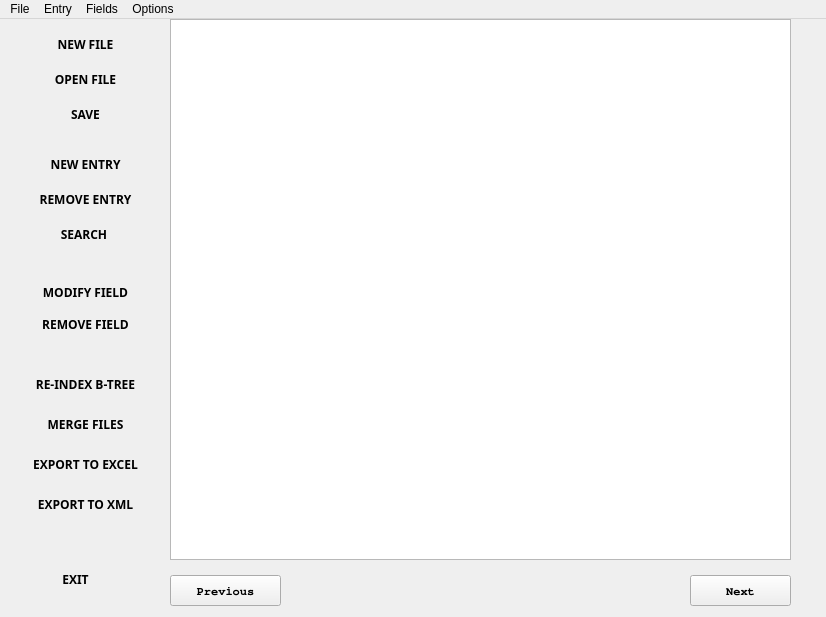
<?xml version="1.0" encoding="UTF-8"?>
<ui version="4.0">
 <class>MainWindow</class>
 <widget class="QMainWindow" name="MainWindow">
  <property name="geometry">
   <rect>
    <x>0</x>
    <y>0</y>
    <width>826</width>
    <height>617</height>
   </rect>
  </property>
  <property name="windowTitle">
   <string>Entrance</string>
  </property>
  <property name="windowIcon">
   <iconset>
    <normaloff>Images/database.png</normaloff>Images/database.png</iconset>
  </property>
  <widget class="QWidget" name="centralwidget">
   <widget class="QPushButton" name="bNewFile">
    <property name="geometry">
     <rect>
      <x>10</x>
      <y>10</y>
      <width>151</width>
      <height>31</height>
     </rect>
    </property>
    <property name="font">
     <font>
      <family>KacstPen</family>
      <weight>75</weight>
      <bold>true</bold>
     </font>
    </property>
    <property name="text">
     <string>NEW FILE</string>
    </property>
    <property name="icon">
     <iconset>
      <normaloff>Images/open-add-folder.png</normaloff>Images/open-add-folder.png</iconset>
    </property>
    <property name="iconSize">
     <size>
      <width>28</width>
      <height>28</height>
     </size>
    </property>
    <property name="flat">
     <bool>true</bool>
    </property>
   </widget>
   <widget class="QPushButton" name="bNewFile_2">
    <property name="geometry">
     <rect>
      <x>590</x>
      <y>560</y>
      <width>151</width>
      <height>31</height>
     </rect>
    </property>
    <property name="text">
     <string/>
    </property>
    <property name="flat">
     <bool>true</bool>
    </property>
   </widget>
   <widget class="QPushButton" name="bOpenFile">
    <property name="geometry">
     <rect>
      <x>10</x>
      <y>40</y>
      <width>151</width>
      <height>41</height>
     </rect>
    </property>
    <property name="font">
     <font>
      <family>KacstPen</family>
      <weight>75</weight>
      <bold>true</bold>
     </font>
    </property>
    <property name="text">
     <string>OPEN FILE</string>
    </property>
    <property name="icon">
     <iconset>
      <normaloff>Images/open-folder.png</normaloff>Images/open-folder.png</iconset>
    </property>
    <property name="iconSize">
     <size>
      <width>28</width>
      <height>28</height>
     </size>
    </property>
    <property name="flat">
     <bool>true</bool>
    </property>
   </widget>
   <widget class="QPushButton" name="bSave">
    <property name="geometry">
     <rect>
      <x>10</x>
      <y>80</y>
      <width>151</width>
      <height>31</height>
     </rect>
    </property>
    <property name="font">
     <font>
      <family>KacstPen</family>
      <weight>75</weight>
      <bold>true</bold>
     </font>
    </property>
    <property name="text">
     <string>SAVE</string>
    </property>
    <property name="icon">
     <iconset>
      <normaloff>Images/save.png</normaloff>Images/save.png</iconset>
    </property>
    <property name="iconSize">
     <size>
      <width>28</width>
      <height>28</height>
     </size>
    </property>
    <property name="flat">
     <bool>true</bool>
    </property>
   </widget>
   <widget class="QPushButton" name="bExit">
    <property name="geometry">
     <rect>
      <x>10</x>
      <y>540</y>
      <width>131</width>
      <height>41</height>
     </rect>
    </property>
    <property name="font">
     <font>
      <family>KacstPen</family>
      <weight>75</weight>
      <bold>true</bold>
     </font>
    </property>
    <property name="text">
     <string>EXIT</string>
    </property>
    <property name="icon">
     <iconset>
      <normaloff>Images/emergency-exit (1).png</normaloff>Images/emergency-exit (1).png</iconset>
    </property>
    <property name="iconSize">
     <size>
      <width>34</width>
      <height>34</height>
     </size>
    </property>
    <property name="flat">
     <bool>true</bool>
    </property>
   </widget>
   <widget class="QTableWidget" name="tableWidget">
    <property name="enabled">
     <bool>true</bool>
    </property>
    <property name="geometry">
     <rect>
      <x>170</x>
      <y>0</y>
      <width>621</width>
      <height>541</height>
     </rect>
    </property>
    <property name="editTriggers">
     <set>QAbstractItemView::NoEditTriggers</set>
    </property>
   </widget>
   <widget class="QPushButton" name="Next_button">
    <property name="geometry">
     <rect>
      <x>690</x>
      <y>556</y>
      <width>101</width>
      <height>31</height>
     </rect>
    </property>
    <property name="font">
     <font>
      <family>Nimbus Mono L</family>
      <weight>75</weight>
      <bold>true</bold>
     </font>
    </property>
    <property name="text">
     <string>Next</string>
    </property>
    <property name="icon">
     <iconset>
      <normaloff>Images/3d-forward-arrow.png</normaloff>Images/3d-forward-arrow.png</iconset>
    </property>
    <property name="iconSize">
     <size>
      <width>24</width>
      <height>24</height>
     </size>
    </property>
   </widget>
   <widget class="QPushButton" name="Previous_button">
    <property name="geometry">
     <rect>
      <x>170</x>
      <y>556</y>
      <width>111</width>
      <height>31</height>
     </rect>
    </property>
    <property name="font">
     <font>
      <family>Nimbus Mono L</family>
      <weight>75</weight>
      <bold>true</bold>
     </font>
    </property>
    <property name="text">
     <string>Previous</string>
    </property>
    <property name="icon">
     <iconset>
      <normaloff>Images/left-arrow-sketch.png</normaloff>Images/left-arrow-sketch.png</iconset>
    </property>
    <property name="iconSize">
     <size>
      <width>24</width>
      <height>24</height>
     </size>
    </property>
    <property name="autoDefault">
     <bool>false</bool>
    </property>
    <property name="default">
     <bool>false</bool>
    </property>
   </widget>
   <widget class="QPushButton" name="bNewEntry">
    <property name="geometry">
     <rect>
      <x>10</x>
      <y>130</y>
      <width>151</width>
      <height>31</height>
     </rect>
    </property>
    <property name="font">
     <font>
      <family>KacstPen</family>
      <weight>75</weight>
      <bold>true</bold>
     </font>
    </property>
    <property name="text">
     <string>NEW ENTRY</string>
    </property>
    <property name="icon">
     <iconset>
      <normaloff>Images/round-add-button.png</normaloff>Images/round-add-button.png</iconset>
    </property>
    <property name="iconSize">
     <size>
      <width>24</width>
      <height>24</height>
     </size>
    </property>
    <property name="flat">
     <bool>true</bool>
    </property>
   </widget>
   <widget class="QPushButton" name="bRemoveEntry">
    <property name="geometry">
     <rect>
      <x>10</x>
      <y>160</y>
      <width>151</width>
      <height>41</height>
     </rect>
    </property>
    <property name="font">
     <font>
      <family>KacstPen</family>
      <weight>75</weight>
      <bold>true</bold>
     </font>
    </property>
    <property name="text">
     <string>REMOVE ENTRY</string>
    </property>
    <property name="icon">
     <iconset>
      <normaloff>Images/round-remove-button.png</normaloff>Images/round-remove-button.png</iconset>
    </property>
    <property name="iconSize">
     <size>
      <width>24</width>
      <height>24</height>
     </size>
    </property>
    <property name="flat">
     <bool>true</bool>
    </property>
   </widget>
   <widget class="QPushButton" name="bSearch">
    <property name="geometry">
     <rect>
      <x>10</x>
      <y>200</y>
      <width>151</width>
      <height>31</height>
     </rect>
    </property>
    <property name="font">
     <font>
      <family>KacstOne</family>
      <weight>75</weight>
      <bold>true</bold>
     </font>
    </property>
    <property name="text">
     <string>SEARCH </string>
    </property>
    <property name="icon">
     <iconset>
      <normaloff>Images/musica-searcher.png</normaloff>Images/musica-searcher.png</iconset>
    </property>
    <property name="iconSize">
     <size>
      <width>24</width>
      <height>24</height>
     </size>
    </property>
    <property name="flat">
     <bool>true</bool>
    </property>
   </widget>
   <widget class="QPushButton" name="bModifyField">
    <property name="geometry">
     <rect>
      <x>10</x>
      <y>260</y>
      <width>151</width>
      <height>27</height>
     </rect>
    </property>
    <property name="font">
     <font>
      <family>KacstPen</family>
      <weight>75</weight>
      <bold>true</bold>
     </font>
    </property>
    <property name="text">
     <string>MODIFY FIELD</string>
    </property>
    <property name="icon">
     <iconset>
      <normaloff>Images/edit.png</normaloff>Images/edit.png</iconset>
    </property>
    <property name="iconSize">
     <size>
      <width>24</width>
      <height>24</height>
     </size>
    </property>
    <property name="flat">
     <bool>true</bool>
    </property>
   </widget>
   <widget class="QPushButton" name="bRemoveField">
    <property name="geometry">
     <rect>
      <x>10</x>
      <y>290</y>
      <width>151</width>
      <height>31</height>
     </rect>
    </property>
    <property name="font">
     <font>
      <family>KacstPen</family>
      <weight>75</weight>
      <bold>true</bold>
     </font>
    </property>
    <property name="text">
     <string>REMOVE FIELD</string>
    </property>
    <property name="icon">
     <iconset>
      <normaloff>Images/rubbish.png</normaloff>Images/rubbish.png</iconset>
    </property>
    <property name="iconSize">
     <size>
      <width>24</width>
      <height>24</height>
     </size>
    </property>
    <property name="flat">
     <bool>true</bool>
    </property>
   </widget>
   <widget class="QPushButton" name="bExportExcel">
    <property name="geometry">
     <rect>
      <x>10</x>
      <y>430</y>
      <width>151</width>
      <height>31</height>
     </rect>
    </property>
    <property name="font">
     <font>
      <family>KacstPen</family>
      <weight>75</weight>
      <bold>true</bold>
     </font>
    </property>
    <property name="text">
     <string>EXPORT TO EXCEL</string>
    </property>
    <property name="icon">
     <iconset>
      <normaloff>Images/excel.png</normaloff>Images/excel.png</iconset>
    </property>
    <property name="iconSize">
     <size>
      <width>24</width>
      <height>24</height>
     </size>
    </property>
    <property name="flat">
     <bool>true</bool>
    </property>
   </widget>
   <widget class="QPushButton" name="bExportXml">
    <property name="geometry">
     <rect>
      <x>10</x>
      <y>470</y>
      <width>151</width>
      <height>31</height>
     </rect>
    </property>
    <property name="font">
     <font>
      <family>KacstPen</family>
      <weight>75</weight>
      <bold>true</bold>
     </font>
    </property>
    <property name="text">
     <string>EXPORT TO XML</string>
    </property>
    <property name="icon">
     <iconset>
      <normaloff>Images/xml.png</normaloff>Images/xml.png</iconset>
    </property>
    <property name="iconSize">
     <size>
      <width>24</width>
      <height>24</height>
     </size>
    </property>
    <property name="flat">
     <bool>true</bool>
    </property>
   </widget>
   <widget class="QPushButton" name="bMergeFiles">
    <property name="geometry">
     <rect>
      <x>10</x>
      <y>390</y>
      <width>151</width>
      <height>31</height>
     </rect>
    </property>
    <property name="font">
     <font>
      <family>KacstPen</family>
      <weight>75</weight>
      <bold>true</bold>
     </font>
    </property>
    <property name="text">
     <string>MERGE FILES</string>
    </property>
    <property name="icon">
     <iconset>
      <normaloff>Images/archive.png</normaloff>Images/archive.png</iconset>
    </property>
    <property name="iconSize">
     <size>
      <width>24</width>
      <height>24</height>
     </size>
    </property>
    <property name="flat">
     <bool>true</bool>
    </property>
   </widget>
   <widget class="QPushButton" name="bReIndexBtree">
    <property name="geometry">
     <rect>
      <x>10</x>
      <y>350</y>
      <width>151</width>
      <height>31</height>
     </rect>
    </property>
    <property name="font">
     <font>
      <family>KacstPen</family>
      <weight>75</weight>
      <bold>true</bold>
     </font>
    </property>
    <property name="text">
     <string>RE-INDEX B-TREE</string>
    </property>
    <property name="icon">
     <iconset>
      <normaloff>Images/algorithm.png</normaloff>Images/algorithm.png</iconset>
    </property>
    <property name="iconSize">
     <size>
      <width>24</width>
      <height>24</height>
     </size>
    </property>
    <property name="flat">
     <bool>true</bool>
    </property>
   </widget>
  </widget>
  <widget class="QMenuBar" name="menubar">
   <property name="geometry">
    <rect>
     <x>0</x>
     <y>0</y>
     <width>826</width>
     <height>25</height>
    </rect>
   </property>
   <widget class="QMenu" name="menuFile">
    <property name="title">
     <string>File</string>
    </property>
    <addaction name="actionNew_File"/>
    <addaction name="actionOpen"/>
    <addaction name="actionSave"/>
    <addaction name="separator"/>
    <addaction name="actionExit"/>
   </widget>
   <widget class="QMenu" name="menuStructure">
    <property name="title">
     <string>Entry</string>
    </property>
    <addaction name="actionNew_Structure"/>
    <addaction name="actionEdit_Structure"/>
    <addaction name="actionSearch"/>
   </widget>
   <widget class="QMenu" name="menuOptions">
    <property name="title">
     <string>Options</string>
    </property>
    <widget class="QMenu" name="menuExport">
     <property name="title">
      <string>Export </string>
     </property>
     <addaction name="actionExcel"/>
     <addaction name="actionXML"/>
    </widget>
    <widget class="QMenu" name="menuIndex">
     <property name="title">
      <string>Index</string>
     </property>
     <addaction name="actionRe_Index_Files"/>
    </widget>
    <addaction name="menuExport"/>
    <addaction name="actionMerge_Files"/>
    <addaction name="menuIndex"/>
   </widget>
   <widget class="QMenu" name="menuFields">
    <property name="title">
     <string>Fields</string>
    </property>
    <addaction name="actionModify_fields"/>
    <addaction name="actionRemove_fields"/>
   </widget>
   <addaction name="menuFile"/>
   <addaction name="menuStructure"/>
   <addaction name="menuFields"/>
   <addaction name="menuOptions"/>
  </widget>
  <action name="actionOpen">
   <property name="text">
    <string>Open File</string>
   </property>
   <property name="shortcut">
    <string>Ctrl+O</string>
   </property>
  </action>
  <action name="actionExit">
   <property name="text">
    <string>Exit</string>
   </property>
   <property name="shortcut">
    <string>Ctrl+Q</string>
   </property>
  </action>
  <action name="actionSave">
   <property name="text">
    <string>Save File</string>
   </property>
   <property name="shortcut">
    <string>Ctrl+S</string>
   </property>
  </action>
  <action name="actionNew_Structure">
   <property name="text">
    <string>New Entry</string>
   </property>
   <property name="shortcut">
    <string>Alt+S</string>
   </property>
  </action>
  <action name="actionEdit_Structure">
   <property name="text">
    <string>Remove Entry</string>
   </property>
   <property name="shortcut">
    <string>Alt+E</string>
   </property>
  </action>
  <action name="actionExcel">
   <property name="text">
    <string>Excel</string>
   </property>
  </action>
  <action name="actionXML">
   <property name="text">
    <string>XML</string>
   </property>
  </action>
  <action name="actionAdd">
   <property name="text">
    <string>Add</string>
   </property>
  </action>
  <action name="actionRemove">
   <property name="text">
    <string>Remove</string>
   </property>
  </action>
  <action name="actionNew_File">
   <property name="text">
    <string>New File</string>
   </property>
  </action>
  <action name="actionMerge_Files">
   <property name="text">
    <string>Merge Files</string>
   </property>
  </action>
  <action name="actionModify_fields">
   <property name="text">
    <string>Modify Fields</string>
   </property>
  </action>
  <action name="actionRemove_fields">
   <property name="text">
    <string>Remove Fields</string>
   </property>
  </action>
  <action name="actionIndex_Files">
   <property name="text">
    <string>Index Files</string>
   </property>
  </action>
  <action name="actionRe_Index_Files">
   <property name="text">
    <string>Re-Index Files</string>
   </property>
  </action>
  <action name="actionSearch">
   <property name="text">
    <string>Search</string>
   </property>
  </action>
 </widget>
 <resources/>
 <connections/>
</ui>
